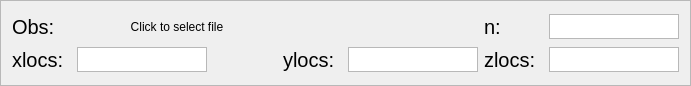
   <widget class="QFrame" name="Module1Frame_3">
    <property name="geometry">
     <rect>
      <x>11</x>
      <y>471</y>
      <width>691</width>
      <height>86</height>
     </rect>
    </property>
    <property name="font">
     <font>
      <family>Helvetica</family>
     </font>
    </property>
    <property name="autoFillBackground">
     <bool>true</bool>
    </property>
    <property name="frameShape">
     <enum>QFrame::StyledPanel</enum>
    </property>
    <property name="frameShadow">
     <enum>QFrame::Raised</enum>
    </property>
    <layout class="QGridLayout" name="gridLayout_3">
     <item row="1" column="5">
      <widget class="QTextEdit" name="zlocs_label">
       <property name="sizePolicy">
        <sizepolicy hsizetype="Fixed" vsizetype="Fixed">
         <horstretch>0</horstretch>
         <verstretch>0</verstretch>
        </sizepolicy>
       </property>
       <property name="maximumSize">
        <size>
         <width>130</width>
         <height>25</height>
        </size>
       </property>
       <property name="font">
        <font>
         <family>Helvetica</family>
        </font>
       </property>
       <property name="verticalScrollBarPolicy">
        <enum>Qt::ScrollBarAlwaysOff</enum>
       </property>
       <property name="horizontalScrollBarPolicy">
        <enum>Qt::ScrollBarAlwaysOff</enum>
       </property>
      </widget>
     </item>
     <item row="1" column="3">
      <widget class="QTextEdit" name="ylocs_label">
       <property name="sizePolicy">
        <sizepolicy hsizetype="Fixed" vsizetype="Fixed">
         <horstretch>0</horstretch>
         <verstretch>0</verstretch>
        </sizepolicy>
       </property>
       <property name="maximumSize">
        <size>
         <width>130</width>
         <height>25</height>
        </size>
       </property>
       <property name="font">
        <font>
         <family>Helvetica</family>
        </font>
       </property>
       <property name="verticalScrollBarPolicy">
        <enum>Qt::ScrollBarAlwaysOff</enum>
       </property>
       <property name="horizontalScrollBarPolicy">
        <enum>Qt::ScrollBarAlwaysOff</enum>
       </property>
      </widget>
     </item>
     <item row="1" column="4">
      <widget class="QLabel" name="label_19">
       <property name="maximumSize">
        <size>
         <width>130</width>
         <height>25</height>
        </size>
       </property>
       <property name="font">
        <font>
         <family>Helvetica</family>
         <pointsize>15</pointsize>
        </font>
       </property>
       <property name="text">
        <string>zlocs:</string>
       </property>
      </widget>
     </item>
     <item row="1" column="2">
      <widget class="QLabel" name="label_18">
       <property name="maximumSize">
        <size>
         <width>130</width>
         <height>25</height>
        </size>
       </property>
       <property name="font">
        <font>
         <family>Helvetica</family>
         <pointsize>15</pointsize>
        </font>
       </property>
       <property name="text">
        <string>ylocs:</string>
       </property>
      </widget>
     </item>
     <item row="0" column="5">
      <widget class="QTextEdit" name="n_label">
       <property name="sizePolicy">
        <sizepolicy hsizetype="Fixed" vsizetype="Fixed">
         <horstretch>0</horstretch>
         <verstretch>0</verstretch>
        </sizepolicy>
       </property>
       <property name="maximumSize">
        <size>
         <width>130</width>
         <height>25</height>
        </size>
       </property>
       <property name="font">
        <font>
         <family>Helvetica</family>
        </font>
       </property>
       <property name="verticalScrollBarPolicy">
        <enum>Qt::ScrollBarAlwaysOff</enum>
       </property>
       <property name="horizontalScrollBarPolicy">
        <enum>Qt::ScrollBarAlwaysOff</enum>
       </property>
      </widget>
     </item>
     <item row="1" column="1">
      <widget class="QTextEdit" name="xlocs_label">
       <property name="sizePolicy">
        <sizepolicy hsizetype="Fixed" vsizetype="Fixed">
         <horstretch>0</horstretch>
         <verstretch>0</verstretch>
        </sizepolicy>
       </property>
       <property name="maximumSize">
        <size>
         <width>130</width>
         <height>25</height>
        </size>
       </property>
       <property name="font">
        <font>
         <family>Helvetica</family>
        </font>
       </property>
       <property name="verticalScrollBarPolicy">
        <enum>Qt::ScrollBarAlwaysOff</enum>
       </property>
       <property name="horizontalScrollBarPolicy">
        <enum>Qt::ScrollBarAlwaysOff</enum>
       </property>
      </widget>
     </item>
     <item row="1" column="0">
      <widget class="QLabel" name="label_17">
       <property name="maximumSize">
        <size>
         <width>130</width>
         <height>25</height>
        </size>
       </property>
       <property name="font">
        <font>
         <family>Helvetica</family>
         <pointsize>15</pointsize>
        </font>
       </property>
       <property name="text">
        <string>xlocs: </string>
       </property>
      </widget>
     </item>
     <item row="0" column="4">
      <widget class="QLabel" name="label_14">
       <property name="maximumSize">
        <size>
         <width>130</width>
         <height>25</height>
        </size>
       </property>
       <property name="font">
        <font>
         <family>Helvetica</family>
         <pointsize>15</pointsize>
        </font>
       </property>
       <property name="text">
        <string>n:</string>
       </property>
      </widget>
     </item>
     <item row="0" column="0">
      <widget class="QLabel" name="label_13">
       <property name="maximumSize">
        <size>
         <width>130</width>
         <height>25</height>
        </size>
       </property>
       <property name="font">
        <font>
         <family>Helvetica</family>
         <pointsize>15</pointsize>
        </font>
       </property>
       <property name="text">
        <string>Obs:</string>
       </property>
      </widget>
     </item>
     <item row="0" column="1">
      <widget class="QToolButton" name="Obs_button">
       <property name="minimumSize">
        <size>
         <width>200</width>
         <height>25</height>
        </size>
       </property>
       <property name="maximumSize">
        <size>
         <width>200</width>
         <height>25</height>
        </size>
       </property>
       <property name="text">
        <string>Click to select file</string>
       </property>
       <property name="popupMode">
        <enum>QToolButton::DelayedPopup</enum>
       </property>
       <property name="toolButtonStyle">
        <enum>Qt::ToolButtonTextBesideIcon</enum>
       </property>
       <property name="autoRaise">
        <bool>true</bool>
       </property>
      </widget>
     </item>
    </layout>
   </widget>
